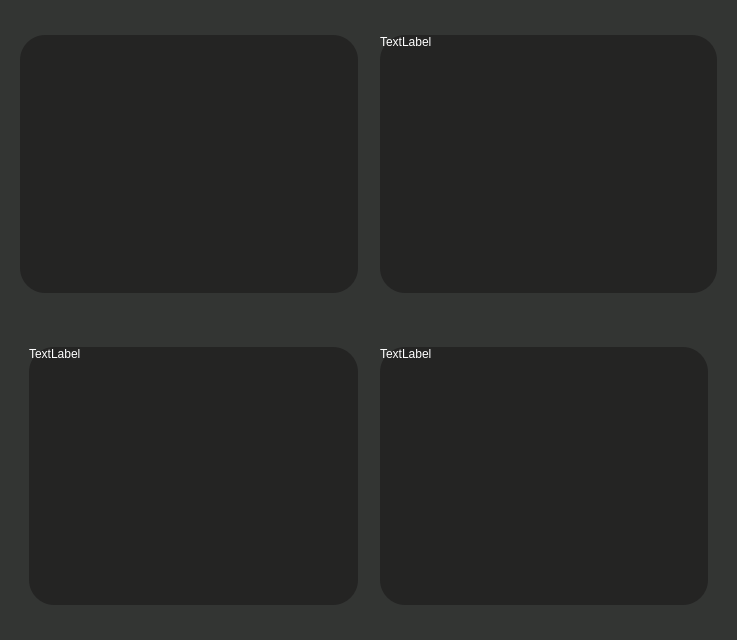
<?xml version="1.0" encoding="UTF-8"?>
<ui version="4.0">
 <class>Form</class>
 <widget class="QWidget" name="Form">
  <property name="geometry">
   <rect>
    <x>0</x>
    <y>0</y>
    <width>737</width>
    <height>640</height>
   </rect>
  </property>
  <property name="windowTitle">
   <string>Form</string>
  </property>
  <property name="styleSheet">
   <string notr="true">background-color: rgb(51, 53, 51);</string>
  </property>
  <layout class="QVBoxLayout" name="verticalLayout">
   <item>
    <layout class="QHBoxLayout" name="horizontalLayout_4">
     <property name="spacing">
      <number>7</number>
     </property>
     <property name="topMargin">
      <number>15</number>
     </property>
     <property name="bottomMargin">
      <number>15</number>
     </property>
     <item>
      <widget class="QFrame" name="horizontalFrame_4">
       <layout class="QHBoxLayout" name="horizontalLayout_5">
        <property name="spacing">
         <number>22</number>
        </property>
        <item>
         <widget class="QLabel" name="label_1">
          <property name="styleSheet">
           <string notr="true">background-color: rgb(36, 36, 35);
font: 16pt &quot;Cambria&quot;;
color:white;
border-radius:25%;</string>
          </property>
          <property name="text">
           <string/>
          </property>
          <property name="alignment">
           <set>Qt::AlignLeading|Qt::AlignLeft|Qt::AlignTop</set>
          </property>
          <property name="margin">
           <number>20</number>
          </property>
         </widget>
        </item>
        <item>
         <widget class="QLabel" name="label_2">
          <property name="styleSheet">
           <string notr="true">background-color: rgb(36, 36, 35);
border-radius:25%;
font: 16pt &quot;Cambria&quot;;
color:white;</string>
          </property>
          <property name="text">
           <string>TextLabel</string>
          </property>
          <property name="alignment">
           <set>Qt::AlignLeading|Qt::AlignLeft|Qt::AlignTop</set>
          </property>
          <property name="margin">
           <number>20</number>
          </property>
         </widget>
        </item>
       </layout>
      </widget>
     </item>
    </layout>
   </item>
   <item>
    <widget class="QWidget" name="horizontalWidget" native="true">
     <layout class="QHBoxLayout" name="horizontalLayout">
      <property name="topMargin">
       <number>15</number>
      </property>
      <property name="bottomMargin">
       <number>15</number>
      </property>
      <item>
       <widget class="QWidget" name="horizontalWidget_2" native="true">
        <layout class="QHBoxLayout" name="horizontalLayout_2">
         <property name="spacing">
          <number>22</number>
         </property>
         <item>
          <widget class="QLabel" name="label_4">
           <property name="styleSheet">
            <string notr="true">background-color: rgb(36, 36, 35);
border-radius:25%;
font: 16pt &quot;Cambria&quot;;
color:white;
</string>
           </property>
           <property name="text">
            <string>TextLabel</string>
           </property>
           <property name="alignment">
            <set>Qt::AlignLeading|Qt::AlignLeft|Qt::AlignTop</set>
           </property>
           <property name="margin">
            <number>20</number>
           </property>
          </widget>
         </item>
         <item>
          <widget class="QLabel" name="label_3">
           <property name="styleSheet">
            <string notr="true">background-color: rgb(36, 36, 35);
border-radius:25%;
font: 16pt &quot;Cambria&quot;;
color:white;</string>
           </property>
           <property name="text">
            <string>TextLabel</string>
           </property>
           <property name="alignment">
            <set>Qt::AlignLeading|Qt::AlignLeft|Qt::AlignTop</set>
           </property>
           <property name="margin">
            <number>20</number>
           </property>
          </widget>
         </item>
        </layout>
       </widget>
      </item>
     </layout>
    </widget>
   </item>
  </layout>
 </widget>
 <resources/>
 <connections/>
</ui>
